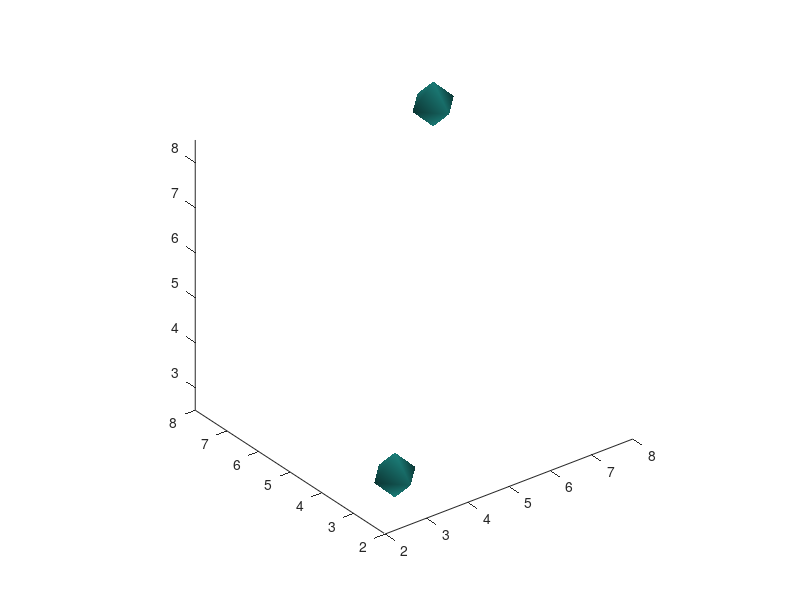

The MATLAB source for this figure: (Note: this script raises an error after producing the figure.)
clear;clc;close all;

a=zeros(10,10,10);

a(3,3,3)=1;
a(7,7,8)=1;
D=bwdist(a);
L=watershed(D);

[x,y,z] = meshgrid(1:10);

figure
isosurface(x,y,z,a,0.5), axis equal
figure
isosurface(x,y,z,D,0.5), axis equal
figure
isosurface(x,y,z,L,0.5), axis equal
